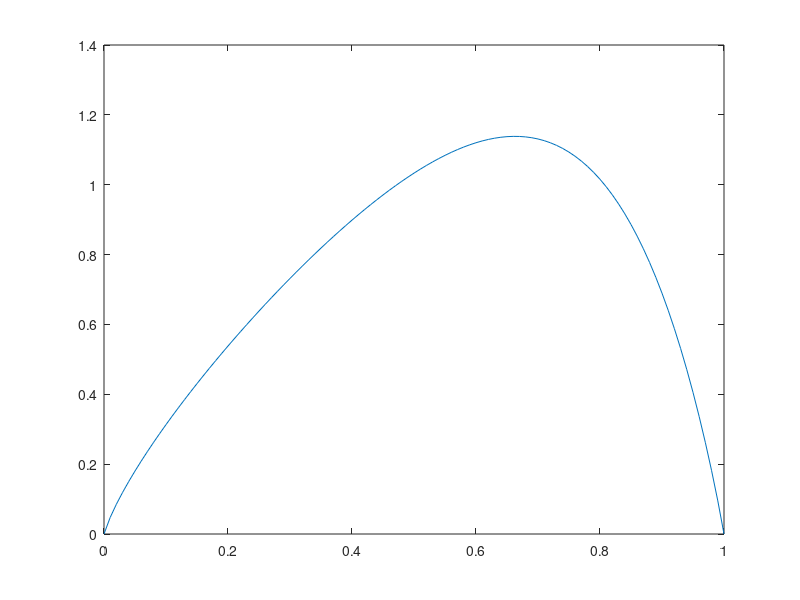

MATLAB code for this plot:
%To Solve the differential equation -u'' + f(x,u) = 0

%Assigning maximun number of iterations
k_MAX=100;
%Assigning Tolerance Limit
TOL=10^-6;
%Taking arbitrary number of intervals N=6
N=100;
% Let the length of one division be h
h=1/N;
% x is a vector with N+1 number of equidistant points from 0 to 1
x=linspace(0,1,N+1)';
x=x(2:N);
%Taking initial guess U0
U0=zeros(N-1,1);
%Defining alpha
alpha=linspace(0.1,1,10);
%Definig the Residual matrix
res = [];
k = 10^-4;

%Method 3 - Damped Newton's Method
f=@(x,U0)(-(U0+k).^-1.5-x.*exp(4.*x));
fu=@(x,U0)(-1.5.*-(U0+k).^-2.5);

%Creating A matrix
principalDiag_A=[(-2/(h^2))*(ones(N-1,1))];
lowerDiag_A=[(1/(h^2))*(ones(N-1,1))];
upperDiag_A=[(1/(h^2))*(ones(N-1,1))];
A=spdiags([lowerDiag_A principalDiag_A upperDiag_A],-1:1,N-1,N-1);

%Creating A1 matrix
lowerDiag_A1=[(-1/(h^2))*(ones(N-1,1))];
upperDiag_A1=[(-1/(h^2))*(ones(N-1,1))];

for iterations_performed = 1:k_MAX
    principalDiag_A1=[(2/h^2+fu(x,U0)).*ones(N-1,1)];
    rhs=A*U0-f(x,U0);
    A1=spdiags([lowerDiag_A1 principalDiag_A1 upperDiag_A1],-1:1,N-1,N-1);
    v=A1\rhs;
    for j = 1:length(alpha)
       U1=U0+alpha(j)*v;
       res = [res max(abs(-A*U1+f(x,U1)))];
    end
    index = find(res==min(res));
    res = [];
    U1 = U0+alpha(index).*v;
    if(max(abs(U1-U0))>TOL)
        flag_Method3=0;
        U0=U1;
    else
        flag_Method3=1;
        break;
    end    
end
U1=[0; U1; 0];
x=linspace(0,1,N+1);
figure(8);
plot(x,U1);